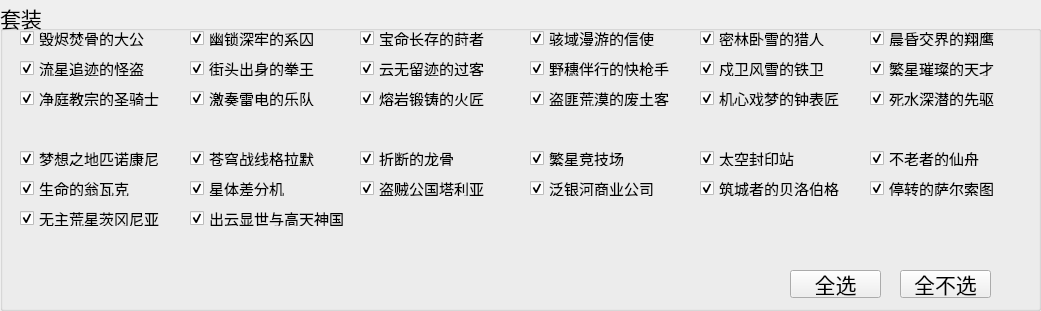
  <widget class="QGroupBox" name="groupBox_suit">
   <property name="geometry">
    <rect>
     <x>10</x>
     <y>10</y>
     <width>1041</width>
     <height>311</height>
    </rect>
   </property>
   <property name="font">
    <font>
     <pointsize>16</pointsize>
    </font>
   </property>
   <property name="title">
    <string>套装</string>
   </property>
   <property name="alignment">
    <set>Qt::AlignLeading|Qt::AlignLeft|Qt::AlignVCenter</set>
   </property>
   <property name="flat">
    <bool>false</bool>
   </property>
   <property name="checkable">
    <bool>false</bool>
   </property>
   <widget class="QCheckBox" name="checkBox_innersuit_00">
    <property name="geometry">
     <rect>
      <x>20</x>
      <y>30</y>
      <width>160</width>
      <height>16</height>
     </rect>
    </property>
    <property name="font">
     <font>
      <pointsize>11</pointsize>
     </font>
    </property>
    <property name="text">
     <string>毁烬焚骨的大公</string>
    </property>
    <property name="checked">
     <bool>true</bool>
    </property>
   </widget>
   <widget class="QCheckBox" name="checkBox_innersuit_01">
    <property name="geometry">
     <rect>
      <x>190</x>
      <y>30</y>
      <width>160</width>
      <height>16</height>
     </rect>
    </property>
    <property name="font">
     <font>
      <pointsize>11</pointsize>
     </font>
    </property>
    <property name="text">
     <string>幽锁深牢的系囚</string>
    </property>
    <property name="checked">
     <bool>true</bool>
    </property>
   </widget>
   <widget class="QCheckBox" name="checkBox_innersuit_02">
    <property name="geometry">
     <rect>
      <x>360</x>
      <y>30</y>
      <width>160</width>
      <height>16</height>
     </rect>
    </property>
    <property name="font">
     <font>
      <pointsize>11</pointsize>
     </font>
    </property>
    <property name="text">
     <string>宝命长存的莳者</string>
    </property>
    <property name="checked">
     <bool>true</bool>
    </property>
   </widget>
   <widget class="QCheckBox" name="checkBox_innersuit_03">
    <property name="geometry">
     <rect>
      <x>530</x>
      <y>30</y>
      <width>160</width>
      <height>16</height>
     </rect>
    </property>
    <property name="font">
     <font>
      <pointsize>11</pointsize>
     </font>
    </property>
    <property name="text">
     <string>骇域漫游的信使</string>
    </property>
    <property name="checked">
     <bool>true</bool>
    </property>
   </widget>
   <widget class="QCheckBox" name="checkBox_innersuit_04">
    <property name="geometry">
     <rect>
      <x>700</x>
      <y>30</y>
      <width>160</width>
      <height>16</height>
     </rect>
    </property>
    <property name="font">
     <font>
      <pointsize>11</pointsize>
     </font>
    </property>
    <property name="text">
     <string>密林卧雪的猎人</string>
    </property>
    <property name="checked">
     <bool>true</bool>
    </property>
   </widget>
   <widget class="QCheckBox" name="checkBox_innersuit_05">
    <property name="geometry">
     <rect>
      <x>870</x>
      <y>30</y>
      <width>160</width>
      <height>16</height>
     </rect>
    </property>
    <property name="font">
     <font>
      <pointsize>11</pointsize>
     </font>
    </property>
    <property name="text">
     <string>晨昏交界的翔鹰</string>
    </property>
    <property name="checked">
     <bool>true</bool>
    </property>
   </widget>
   <widget class="QCheckBox" name="checkBox_innersuit_06">
    <property name="geometry">
     <rect>
      <x>20</x>
      <y>60</y>
      <width>160</width>
      <height>16</height>
     </rect>
    </property>
    <property name="font">
     <font>
      <pointsize>11</pointsize>
     </font>
    </property>
    <property name="text">
     <string>流星追迹的怪盗</string>
    </property>
    <property name="checked">
     <bool>true</bool>
    </property>
   </widget>
   <widget class="QCheckBox" name="checkBox_innersuit_11">
    <property name="geometry">
     <rect>
      <x>870</x>
      <y>60</y>
      <width>160</width>
      <height>16</height>
     </rect>
    </property>
    <property name="font">
     <font>
      <pointsize>11</pointsize>
     </font>
    </property>
    <property name="text">
     <string>繁星璀璨的天才</string>
    </property>
    <property name="checked">
     <bool>true</bool>
    </property>
   </widget>
   <widget class="QCheckBox" name="checkBox_innersuit_09">
    <property name="geometry">
     <rect>
      <x>530</x>
      <y>60</y>
      <width>160</width>
      <height>16</height>
     </rect>
    </property>
    <property name="font">
     <font>
      <pointsize>11</pointsize>
     </font>
    </property>
    <property name="text">
     <string>野穗伴行的快枪手</string>
    </property>
    <property name="checked">
     <bool>true</bool>
    </property>
   </widget>
   <widget class="QCheckBox" name="checkBox_innersuit_07">
    <property name="geometry">
     <rect>
      <x>190</x>
      <y>60</y>
      <width>160</width>
      <height>16</height>
     </rect>
    </property>
    <property name="font">
     <font>
      <pointsize>11</pointsize>
     </font>
    </property>
    <property name="text">
     <string>街头出身的拳王</string>
    </property>
    <property name="checked">
     <bool>true</bool>
    </property>
   </widget>
   <widget class="QCheckBox" name="checkBox_innersuit_10">
    <property name="geometry">
     <rect>
      <x>700</x>
      <y>60</y>
      <width>160</width>
      <height>16</height>
     </rect>
    </property>
    <property name="font">
     <font>
      <pointsize>11</pointsize>
     </font>
    </property>
    <property name="text">
     <string>戍卫风雪的铁卫</string>
    </property>
    <property name="checked">
     <bool>true</bool>
    </property>
   </widget>
   <widget class="QCheckBox" name="checkBox_innersuit_08">
    <property name="geometry">
     <rect>
      <x>360</x>
      <y>60</y>
      <width>160</width>
      <height>16</height>
     </rect>
    </property>
    <property name="font">
     <font>
      <pointsize>11</pointsize>
     </font>
    </property>
    <property name="text">
     <string>云无留迹的过客</string>
    </property>
    <property name="checked">
     <bool>true</bool>
    </property>
   </widget>
   <widget class="QCheckBox" name="checkBox_innersuit_17">
    <property name="geometry">
     <rect>
      <x>870</x>
      <y>90</y>
      <width>160</width>
      <height>16</height>
     </rect>
    </property>
    <property name="font">
     <font>
      <pointsize>11</pointsize>
     </font>
    </property>
    <property name="text">
     <string>死水深潜的先驱</string>
    </property>
    <property name="checked">
     <bool>true</bool>
    </property>
   </widget>
   <widget class="QCheckBox" name="checkBox_innersuit_15">
    <property name="geometry">
     <rect>
      <x>530</x>
      <y>90</y>
      <width>160</width>
      <height>16</height>
     </rect>
    </property>
    <property name="font">
     <font>
      <pointsize>11</pointsize>
     </font>
    </property>
    <property name="text">
     <string>盗匪荒漠的废土客</string>
    </property>
    <property name="checked">
     <bool>true</bool>
    </property>
   </widget>
   <widget class="QCheckBox" name="checkBox_innersuit_13">
    <property name="geometry">
     <rect>
      <x>190</x>
      <y>90</y>
      <width>160</width>
      <height>16</height>
     </rect>
    </property>
    <property name="font">
     <font>
      <pointsize>11</pointsize>
     </font>
    </property>
    <property name="text">
     <string>激奏雷电的乐队</string>
    </property>
    <property name="checked">
     <bool>true</bool>
    </property>
   </widget>
   <widget class="QCheckBox" name="checkBox_innersuit_14">
    <property name="geometry">
     <rect>
      <x>360</x>
      <y>90</y>
      <width>160</width>
      <height>16</height>
     </rect>
    </property>
    <property name="font">
     <font>
      <pointsize>11</pointsize>
     </font>
    </property>
    <property name="text">
     <string>熔岩锻铸的火匠</string>
    </property>
    <property name="checked">
     <bool>true</bool>
    </property>
   </widget>
   <widget class="QCheckBox" name="checkBox_innersuit_12">
    <property name="geometry">
     <rect>
      <x>20</x>
      <y>90</y>
      <width>160</width>
      <height>16</height>
     </rect>
    </property>
    <property name="font">
     <font>
      <pointsize>11</pointsize>
     </font>
    </property>
    <property name="text">
     <string>净庭教宗的圣骑士</string>
    </property>
    <property name="checked">
     <bool>true</bool>
    </property>
   </widget>
   <widget class="QCheckBox" name="checkBox_innersuit_16">
    <property name="geometry">
     <rect>
      <x>700</x>
      <y>90</y>
      <width>160</width>
      <height>16</height>
     </rect>
    </property>
    <property name="font">
     <font>
      <pointsize>11</pointsize>
     </font>
    </property>
    <property name="text">
     <string>机心戏梦的钟表匠</string>
    </property>
    <property name="checked">
     <bool>true</bool>
    </property>
   </widget>
   <widget class="QCheckBox" name="checkBox_outersuit_05">
    <property name="geometry">
     <rect>
      <x>870</x>
      <y>150</y>
      <width>160</width>
      <height>16</height>
     </rect>
    </property>
    <property name="font">
     <font>
      <pointsize>11</pointsize>
     </font>
    </property>
    <property name="text">
     <string>不老者的仙舟</string>
    </property>
    <property name="checked">
     <bool>true</bool>
    </property>
   </widget>
   <widget class="QCheckBox" name="checkBox_outersuit_03">
    <property name="geometry">
     <rect>
      <x>530</x>
      <y>150</y>
      <width>160</width>
      <height>16</height>
     </rect>
    </property>
    <property name="font">
     <font>
      <pointsize>11</pointsize>
     </font>
    </property>
    <property name="text">
     <string>繁星竞技场</string>
    </property>
    <property name="checked">
     <bool>true</bool>
    </property>
   </widget>
   <widget class="QCheckBox" name="checkBox_outersuit_04">
    <property name="geometry">
     <rect>
      <x>700</x>
      <y>150</y>
      <width>160</width>
      <height>16</height>
     </rect>
    </property>
    <property name="font">
     <font>
      <pointsize>11</pointsize>
     </font>
    </property>
    <property name="text">
     <string>太空封印站</string>
    </property>
    <property name="checked">
     <bool>true</bool>
    </property>
   </widget>
   <widget class="QCheckBox" name="checkBox_outersuit_00">
    <property name="geometry">
     <rect>
      <x>20</x>
      <y>150</y>
      <width>160</width>
      <height>16</height>
     </rect>
    </property>
    <property name="font">
     <font>
      <pointsize>11</pointsize>
     </font>
    </property>
    <property name="text">
     <string>梦想之地匹诺康尼</string>
    </property>
    <property name="checked">
     <bool>true</bool>
    </property>
   </widget>
   <widget class="QCheckBox" name="checkBox_outersuit_02">
    <property name="geometry">
     <rect>
      <x>360</x>
      <y>150</y>
      <width>160</width>
      <height>16</height>
     </rect>
    </property>
    <property name="font">
     <font>
      <pointsize>11</pointsize>
     </font>
    </property>
    <property name="text">
     <string>折断的龙骨</string>
    </property>
    <property name="checked">
     <bool>true</bool>
    </property>
   </widget>
   <widget class="QCheckBox" name="checkBox_outersuit_01">
    <property name="geometry">
     <rect>
      <x>190</x>
      <y>150</y>
      <width>160</width>
      <height>16</height>
     </rect>
    </property>
    <property name="font">
     <font>
      <pointsize>11</pointsize>
     </font>
    </property>
    <property name="text">
     <string>苍穹战线格拉默</string>
    </property>
    <property name="checked">
     <bool>true</bool>
    </property>
   </widget>
   <widget class="QCheckBox" name="checkBox_outersuit_11">
    <property name="geometry">
     <rect>
      <x>870</x>
      <y>180</y>
      <width>160</width>
      <height>16</height>
     </rect>
    </property>
    <property name="font">
     <font>
      <pointsize>11</pointsize>
     </font>
    </property>
    <property name="text">
     <string>停转的萨尔索图</string>
    </property>
    <property name="checked">
     <bool>true</bool>
    </property>
   </widget>
   <widget class="QCheckBox" name="checkBox_outersuit_10">
    <property name="geometry">
     <rect>
      <x>700</x>
      <y>180</y>
      <width>160</width>
      <height>16</height>
     </rect>
    </property>
    <property name="font">
     <font>
      <pointsize>11</pointsize>
     </font>
    </property>
    <property name="text">
     <string>筑城者的贝洛伯格</string>
    </property>
    <property name="checked">
     <bool>true</bool>
    </property>
   </widget>
   <widget class="QCheckBox" name="checkBox_outersuit_07">
    <property name="geometry">
     <rect>
      <x>190</x>
      <y>180</y>
      <width>160</width>
      <height>16</height>
     </rect>
    </property>
    <property name="font">
     <font>
      <pointsize>11</pointsize>
     </font>
    </property>
    <property name="text">
     <string>星体差分机</string>
    </property>
    <property name="checked">
     <bool>true</bool>
    </property>
   </widget>
   <widget class="QCheckBox" name="checkBox_outersuit_06">
    <property name="geometry">
     <rect>
      <x>20</x>
      <y>180</y>
      <width>160</width>
      <height>16</height>
     </rect>
    </property>
    <property name="font">
     <font>
      <pointsize>11</pointsize>
     </font>
    </property>
    <property name="text">
     <string>生命的翁瓦克</string>
    </property>
    <property name="checked">
     <bool>true</bool>
    </property>
   </widget>
   <widget class="QCheckBox" name="checkBox_outersuit_08">
    <property name="geometry">
     <rect>
      <x>360</x>
      <y>180</y>
      <width>160</width>
      <height>16</height>
     </rect>
    </property>
    <property name="font">
     <font>
      <pointsize>11</pointsize>
     </font>
    </property>
    <property name="text">
     <string>盗贼公国塔利亚</string>
    </property>
    <property name="checked">
     <bool>true</bool>
    </property>
   </widget>
   <widget class="QCheckBox" name="checkBox_outersuit_09">
    <property name="geometry">
     <rect>
      <x>530</x>
      <y>180</y>
      <width>160</width>
      <height>16</height>
     </rect>
    </property>
    <property name="font">
     <font>
      <pointsize>11</pointsize>
     </font>
    </property>
    <property name="text">
     <string>泛银河商业公司</string>
    </property>
    <property name="checked">
     <bool>true</bool>
    </property>
   </widget>
   <widget class="QCheckBox" name="checkBox_outersuit_13">
    <property name="geometry">
     <rect>
      <x>190</x>
      <y>210</y>
      <width>160</width>
      <height>16</height>
     </rect>
    </property>
    <property name="font">
     <font>
      <pointsize>11</pointsize>
     </font>
    </property>
    <property name="text">
     <string>出云显世与高天神国</string>
    </property>
    <property name="checked">
     <bool>true</bool>
    </property>
   </widget>
   <widget class="QCheckBox" name="checkBox_outersuit_12">
    <property name="geometry">
     <rect>
      <x>20</x>
      <y>210</y>
      <width>160</width>
      <height>16</height>
     </rect>
    </property>
    <property name="font">
     <font>
      <pointsize>11</pointsize>
     </font>
    </property>
    <property name="text">
     <string>无主荒星茨冈尼亚</string>
    </property>
    <property name="checked">
     <bool>true</bool>
    </property>
   </widget>
   <widget class="QPushButton" name="pushButton_suit_select_all">
    <property name="geometry">
     <rect>
      <x>790</x>
      <y>270</y>
      <width>91</width>
      <height>28</height>
     </rect>
    </property>
    <property name="text">
     <string>全选</string>
    </property>
   </widget>
   <widget class="QPushButton" name="pushButton_suit_select_none">
    <property name="geometry">
     <rect>
      <x>900</x>
      <y>270</y>
      <width>91</width>
      <height>28</height>
     </rect>
    </property>
    <property name="text">
     <string>全不选</string>
    </property>
   </widget>
  </widget>
